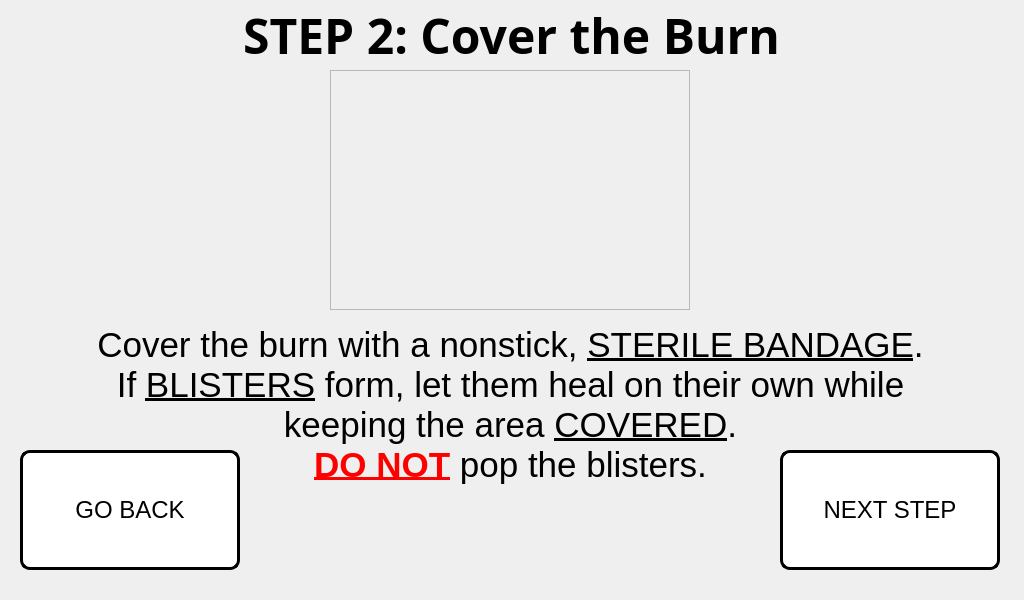
<?xml version="1.0" encoding="UTF-8"?>
<ui version="4.0">
 <class>step_3_window</class>
 <widget class="QMainWindow" name="step_3_window">
  <property name="geometry">
   <rect>
    <x>0</x>
    <y>0</y>
    <width>1024</width>
    <height>600</height>
   </rect>
  </property>
  <property name="minimumSize">
   <size>
    <width>1024</width>
    <height>600</height>
   </size>
  </property>
  <property name="maximumSize">
   <size>
    <width>1024</width>
    <height>600</height>
   </size>
  </property>
  <property name="windowTitle">
   <string>Step 1 Procedure</string>
  </property>
  <widget class="QWidget" name="centralwidget">
   <widget class="QLabel" name="title_step_3">
    <property name="geometry">
     <rect>
      <x>6</x>
      <y>0</y>
      <width>1011</width>
      <height>71</height>
     </rect>
    </property>
    <property name="font">
     <font>
      <family>Unispace</family>
      <pointsize>18</pointsize>
      <weight>75</weight>
      <bold>true</bold>
     </font>
    </property>
    <property name="text">
     <string>&lt;html&gt;&lt;head/&gt;&lt;body&gt;&lt;p align=&quot;center&quot;&gt;&lt;span style=&quot; font-size:36pt;&quot;&gt;STEP 2: Cover the Burn&lt;/span&gt;&lt;/p&gt;&lt;/body&gt;&lt;/html&gt;</string>
    </property>
    <property name="alignment">
     <set>Qt::AlignCenter</set>
    </property>
   </widget>
   <widget class="QLabel" name="text_steps_3">
    <property name="geometry">
     <rect>
      <x>20</x>
      <y>310</y>
      <width>981</width>
      <height>191</height>
     </rect>
    </property>
    <property name="font">
     <font>
      <pointsize>14</pointsize>
     </font>
    </property>
    <property name="text">
     <string>&lt;html&gt;&lt;head/&gt;&lt;body&gt;&lt;p align=&quot;center&quot;&gt;&lt;span style=&quot; font-family:'Calibri'; font-size:26pt; color:#000000;&quot;&gt;Cover the burn with a nonstick, &lt;/span&gt;&lt;span style=&quot; font-family:'Calibri'; font-size:26pt; text-decoration: underline; color:#000000;&quot;&gt;STERILE BANDAGE&lt;/span&gt;&lt;span style=&quot; font-family:'Calibri'; font-size:26pt; color:#000000;&quot;&gt;.&lt;br/&gt;If &lt;/span&gt;&lt;span style=&quot; font-family:'Calibri'; font-size:26pt; text-decoration: underline; color:#000000;&quot;&gt;BLISTERS&lt;/span&gt;&lt;span style=&quot; font-family:'Calibri'; font-size:26pt; color:#000000;&quot;&gt; form, let them heal on their own while&lt;br/&gt;keeping the area &lt;/span&gt;&lt;span style=&quot; font-family:'Calibri'; font-size:26pt; text-decoration: underline; color:#000000;&quot;&gt;COVERED&lt;/span&gt;&lt;span style=&quot; font-family:'Calibri'; font-size:26pt; color:#000000;&quot;&gt;.&lt;br/&gt;&lt;/span&gt;&lt;span style=&quot; font-family:'Calibri'; font-size:26pt; font-weight:600; text-decoration: underline; color:#ff0000;&quot;&gt;DO NOT&lt;/span&gt;&lt;span style=&quot; font-family:'Calibri'; font-size:26pt; color:#000000;&quot;&gt; pop the blisters.&lt;/span&gt;&lt;/p&gt;&lt;/body&gt;&lt;/html&gt;</string>
    </property>
   </widget>
   <widget class="QLabel" name="gif_player_label_3">
    <property name="geometry">
     <rect>
      <x>330</x>
      <y>70</y>
      <width>360</width>
      <height>240</height>
     </rect>
    </property>
    <property name="minimumSize">
     <size>
      <width>360</width>
      <height>240</height>
     </size>
    </property>
    <property name="maximumSize">
     <size>
      <width>360</width>
      <height>240</height>
     </size>
    </property>
    <property name="font">
     <font>
      <family>Unispace</family>
      <pointsize>16</pointsize>
      <weight>75</weight>
      <bold>true</bold>
     </font>
    </property>
    <property name="frameShape">
     <enum>QFrame::StyledPanel</enum>
    </property>
    <property name="lineWidth">
     <number>1</number>
    </property>
    <property name="text">
     <string/>
    </property>
    <property name="alignment">
     <set>Qt::AlignCenter</set>
    </property>
   </widget>
   <widget class="QPushButton" name="next_step_button_3">
    <property name="geometry">
     <rect>
      <x>780</x>
      <y>450</y>
      <width>220</width>
      <height>120</height>
     </rect>
    </property>
    <property name="minimumSize">
     <size>
      <width>220</width>
      <height>120</height>
     </size>
    </property>
    <property name="maximumSize">
     <size>
      <width>220</width>
      <height>120</height>
     </size>
    </property>
    <property name="font">
     <font>
      <pointsize>18</pointsize>
     </font>
    </property>
    <property name="cursor">
     <cursorShape>PointingHandCursor</cursorShape>
    </property>
    <property name="styleSheet">
     <string notr="true">QPushButton:hover:!pressed
{
  background-color: rgb(195,30,60);
}

QPushButton
{
  background-color: white;
color: black;
border-style: outset;
border-width: 3px;
border-radius:10px;
border-color: black;
}</string>
    </property>
    <property name="text">
     <string>NEXT STEP</string>
    </property>
   </widget>
   <widget class="QPushButton" name="go_back_injury_type_3">
    <property name="geometry">
     <rect>
      <x>20</x>
      <y>450</y>
      <width>220</width>
      <height>120</height>
     </rect>
    </property>
    <property name="minimumSize">
     <size>
      <width>220</width>
      <height>120</height>
     </size>
    </property>
    <property name="maximumSize">
     <size>
      <width>220</width>
      <height>120</height>
     </size>
    </property>
    <property name="font">
     <font>
      <pointsize>18</pointsize>
     </font>
    </property>
    <property name="styleSheet">
     <string notr="true">QPushButton:hover:!pressed
{
  background-color: rgb(195,30,60);
}

QPushButton
{
  background-color: white;
color: black;
border-style: outset;
border-width: 3px;
border-radius:10px;
border-color: black;
}</string>
    </property>
    <property name="text">
     <string>GO BACK</string>
    </property>
   </widget>
   <widget class="QLabel" name="label">
    <property name="geometry">
     <rect>
      <x>0</x>
      <y>0</y>
      <width>1024</width>
      <height>600</height>
     </rect>
    </property>
    <property name="minimumSize">
     <size>
      <width>1024</width>
      <height>600</height>
     </size>
    </property>
    <property name="maximumSize">
     <size>
      <width>1024</width>
      <height>600</height>
     </size>
    </property>
    <property name="text">
     <string/>
    </property>
    <property name="pixmap">
     <pixmap>../pictures/program_pictures/main_wallpaper.png</pixmap>
    </property>
   </widget>
   <zorder>label</zorder>
   <zorder>text_steps_3</zorder>
   <zorder>title_step_3</zorder>
   <zorder>gif_player_label_3</zorder>
   <zorder>next_step_button_3</zorder>
   <zorder>go_back_injury_type_3</zorder>
  </widget>
 </widget>
 <resources/>
 <connections/>
</ui>
